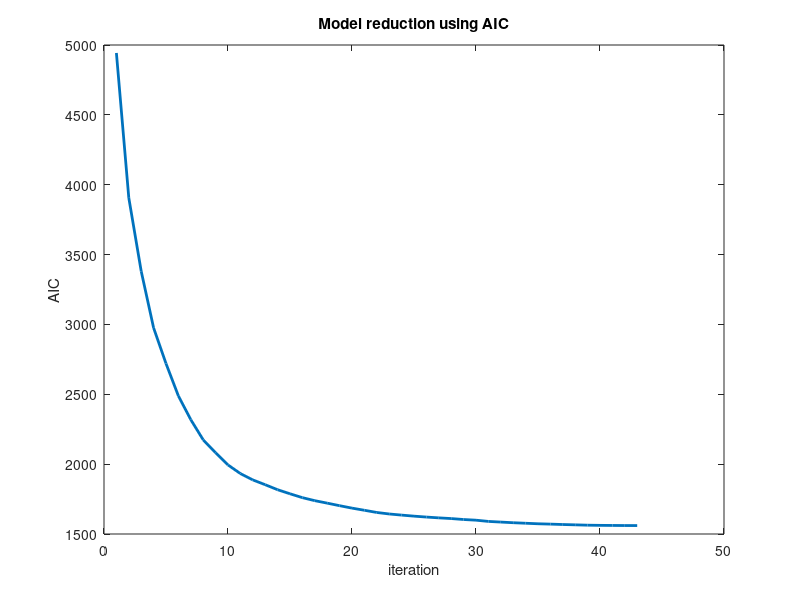
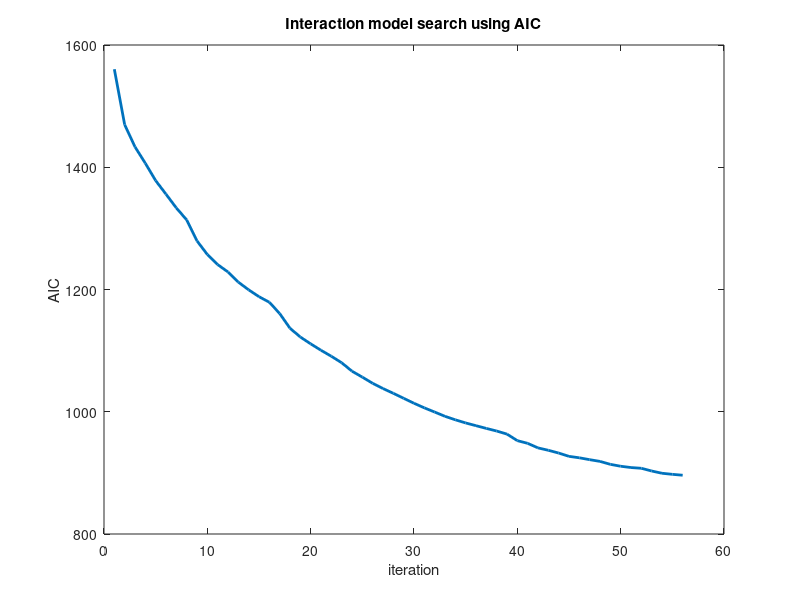

MATLAB code for these plots, in order:
AIC = [4942.947 3905.680 3380.965 2975.237 2720.094 2488.170 2318.126 2173.974 ... 
    2081.437 1994.325 1932.384 1887.208 1852.721 1816.932 1787.860 1760.147 ...
    1738.575 1720.902 1702.630 1685.197 1669.860 1654.109 1643.330 1635.289 ...
    1627.798 1621.251 1615.482 1610.545 1603.712 1598.897 1590.060 1585.379 ...
    1580.731 1577.002 1573.189 1570.771 1567.891 1565.583 1563.138 1561.921 ...
    1561.238 1560.589 1560.362];

figure
plot(AIC, 'linewidth', 2)
ylabel('AIC')
xlabel('iteration')
title('Model reduction using AIC')

inter_AIC = [1560.3621 1469.6255 1433.3132 1406.5109 1378.1275 1355.9403 1333.4158 1313.9028 1279.4973 1257.2549 1240.7532 1228.6298 ...
1212.0493 1199.4553 1188.2420 1179.1503 1160.6932 1136.5815 1122.2725 1111.0900 1100.5767 1090.7525 1080.1679 1066.3580 ...
1056.6166 1046.5139 1037.9725 1030.1365 1022.0053 1013.8773 1006.3734  999.5131  992.5346  986.8132  981.6838  977.1930 ...
972.7431  968.4588  963.4238  952.7222  948.3240  940.8576  936.9549  932.4324  927.0404  924.6628  921.6014  918.7748 ...
913.9759  910.8475  908.7218  907.5244  903.0653  899.3662  897.6151  896.1551]

figure
plot(inter_AIC, 'linewidth', 2)
ylabel('AIC')
xlabel('iteration')
title('Interaction model search using AIC')